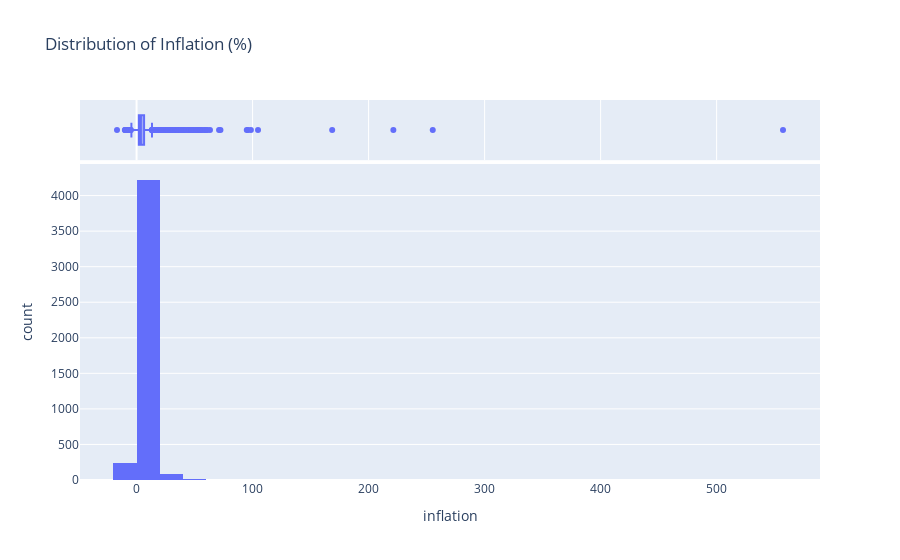

Write notebook code for a chart like this one.
### Code cell
fig = px.histogram(df, x='inflation', nbins=50,marginal="box" ,title='Distribution of Inflation (%)')
fig.show()

### Figure 1 — Plotly figure (JSON) as saved in the notebook; plotly's stock layout.template omitted (floating-point values rounded to 4 significant figures; data arrays with more than 128 entries replaced by an {"elided": "..."} marker saying what was removed)
{"data": [{"bingroup": "x", "hovertemplate": "inflation=%{x}<br>count=%{y}<extra></extra>", "legendgroup": "", "marker": {"color": "#636efa", "pattern": {"shape": ""}}, "name": "", "nbinsx": 50, "orientation": "v", "showlegend": false, "type": "histogram", "x": {"elided": "4578 float values"}, "xaxis": "x", "yaxis": "y"}, {"hovertemplate": "inflation=%{x}<extra></extra>", "legendgroup": "", "marker": {"color": "#636efa"}, "name": "", "notched": true, "showlegend": false, "type": "box", "x": {"elided": "4578 float values"}, "xaxis": "x2", "yaxis": "y2"}], "layout": {"barmode": "relative", "legend": {"tracegroupgap": 0}, "title": {"text": "Distribution of Inflation (%)"}, "xaxis": {"anchor": "y", "domain": [0, 1], "title": {"text": "inflation"}}, "xaxis2": {"anchor": "y2", "domain": [0, 1], "matches": "x", "showgrid": true, "showticklabels": false}, "yaxis": {"anchor": "x", "domain": [0, 0.8316], "title": {"text": "count"}}, "yaxis2": {"anchor": "x2", "domain": [0.8416, 1], "matches": "y2", "showgrid": false, "showline": false, "showticklabels": false, "ticks": ""}}}
